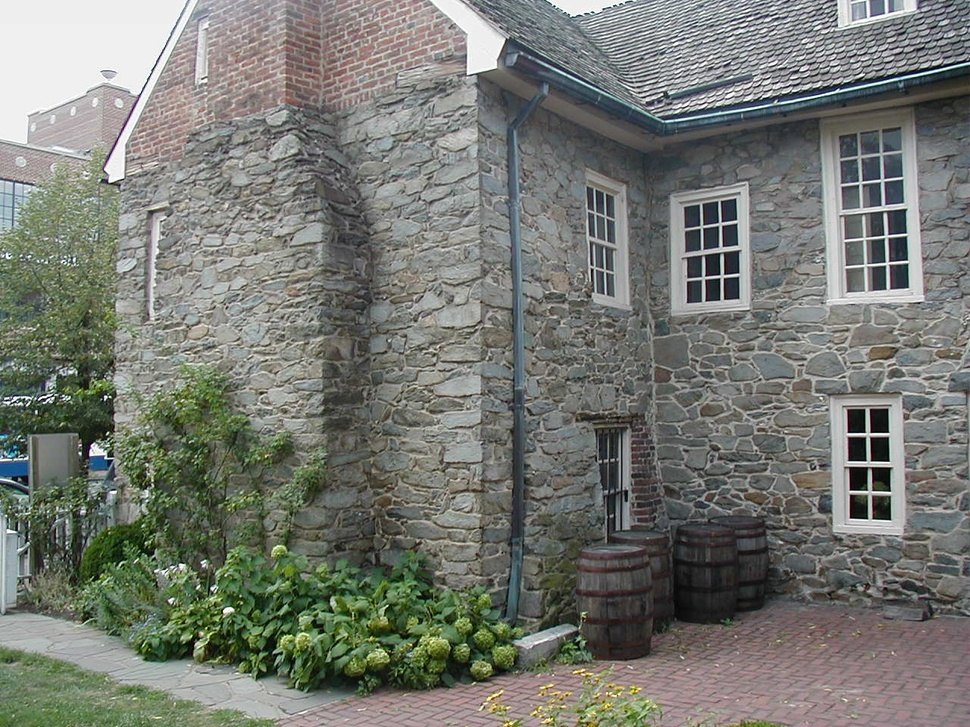
%> input picture hw6/house1.jpg, 970 x 727 px, shrunk from 1280 x 960 before the run
$ octave hw6_4.m   (GNU Octave 9; MATLAB toolbox functions it lacks are replaced by stand-ins)
%> lines starting %> are read from the running program, lines starting %| are printed output that depends on the picture
### hw6/harris_match.m
function matches = harris_match(file1, file2)
%> called with file1 = 'house1.jpg', file2 = 'house2.jpg'

%file1 = 'house1.jpg';
%file2 = 'house2.jpg';

im1 = imread(file1);
%> im1 is the input picture: size 727x970x3 uint8; mean R, G, B 118.1, 120.7, 113.6
im2 = imread(file2);
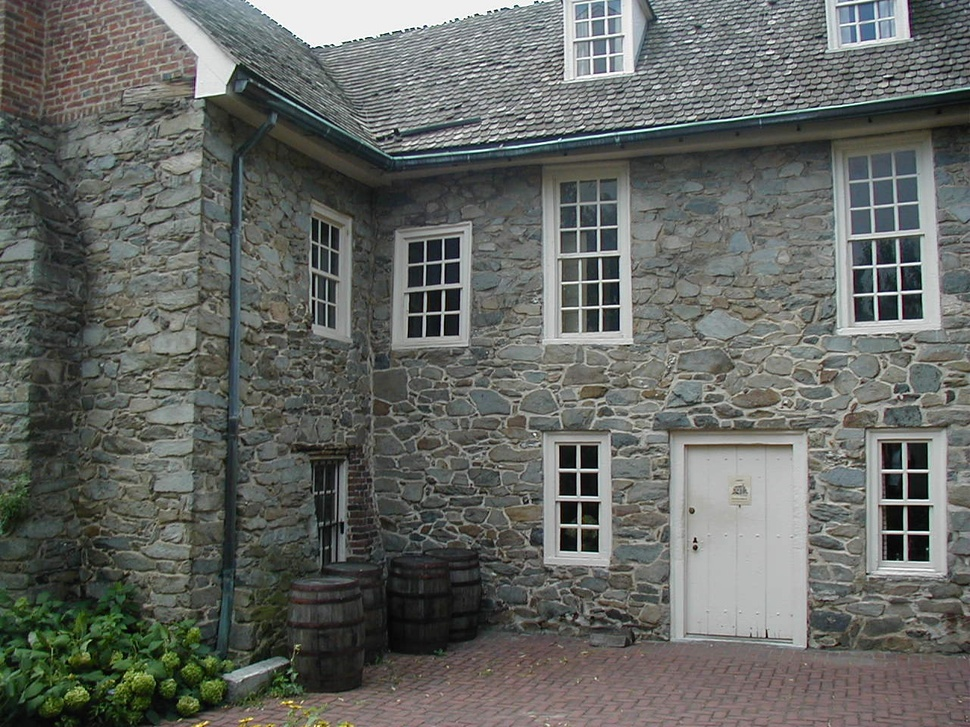
%> input picture hw6/house2.jpg, 970 x 727 px, shrunk from 1280 x 960 before the run
%> im2 is the input picture: size 727x970x3 uint8; mean R, G, B 100.1, 103, 98.6

% make grayscale
if size(im1,3) > 1, im1g = rgb2gray(im1) ; else im1g = im1 ; end
%> after `im1g = rgb2gray(im1)`:
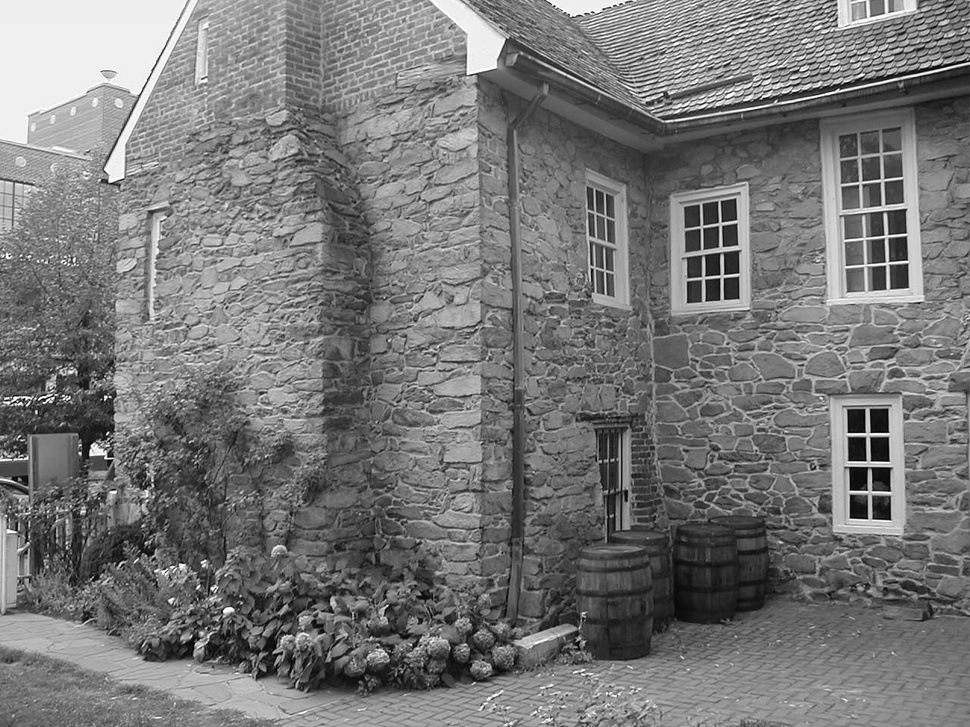
%> im1g: size 727x970 uint8; min 0, max 255, mean 119.1
if size(im2,3) > 1, im2g = rgb2gray(im2) ; else im2g = im2 ; end
%> after `im2g = rgb2gray(im2)`:
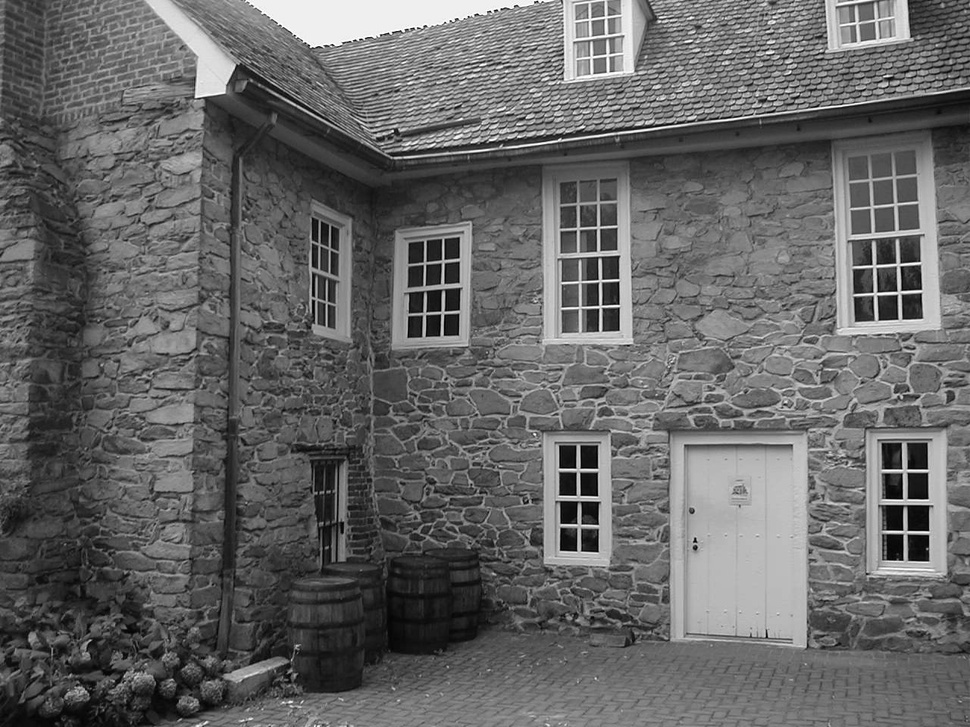
%> im2g: size 727x970 uint8; min 0, max 255, mean 101.6

% --------------------------------------------------------------------
%                                                         SIFT matches
% --------------------------------------------------------------------

%> the run ends on the next line
f1 = harris_corners(im1g, 7,1.5);
f2 = harris_corners(im2g, 7,1.5);

matches = 1:size(f1,1);
matches = [matches;matches];

im1g_t = im1g';
im2g_t = im2g';

for i = 1:size(f1,1)
    matches(2,i) = SSD(f1(i,:),im1g_t,f2,im2g_t);
end

% --------------------------------------------------------------------
%                                                         Show matches
% --------------------------------------------------------------------

dh1 = max(size(im2,1)-size(im1,1),0) ;
dh2 = max(size(im1,1)-size(im2,1),0) ;

imagesc([padarray(im1,dh1,'post') padarray(im2,dh2,'post')]) ;
o = size(im1,2) ;
f1 = f1';
f2 = f2';
line([f1(1,matches(1,:));f2(1,matches(2,:))+o], ...
     [f1(2,matches(1,:));f2(2,matches(2,:))]) ;
title([file1 ' | ' file2]) ;
axis image off ;

drawnow ;

end

### hw6/hw6_4.m
subplot(3,1,1)
harris_match('house1.jpg', 'house2.jpg');
